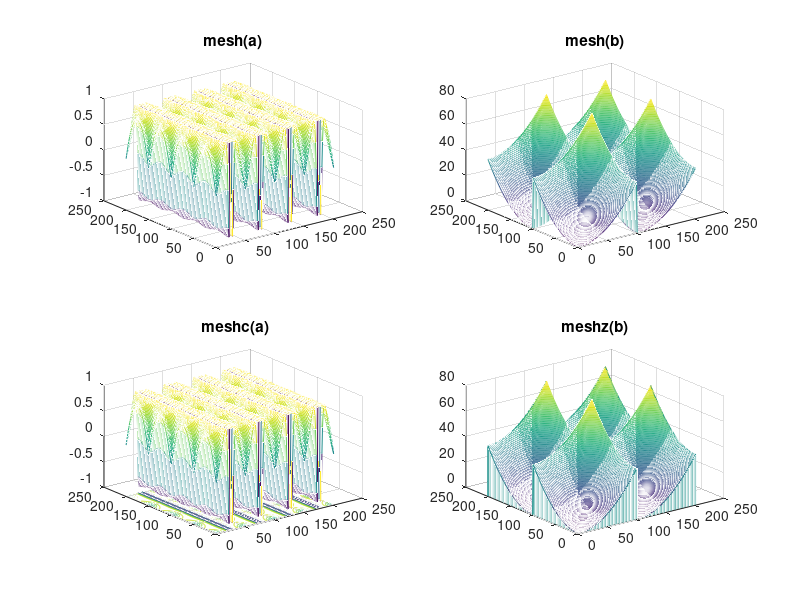

This chart was generated by the following MATLAB code:
%4.16
clc

[x, y] = meshgrid([0:pi/50:2*pi, 0:pi/50:2*pi]);
a = sin(sqrt( tan(x).*tan(x) + sin(y).*sin(y) ));
b = x.^2+y.^2;

subplot(2, 2, 1);  mesh(a); title('mesh(a)');
subplot(2, 2, 2);  mesh(b); title('mesh(b)');
subplot(2, 2, 3);  meshc(a); title(' meshc(a)');
subplot(2, 2, 4);  meshz(b); title('meshz(b)');
